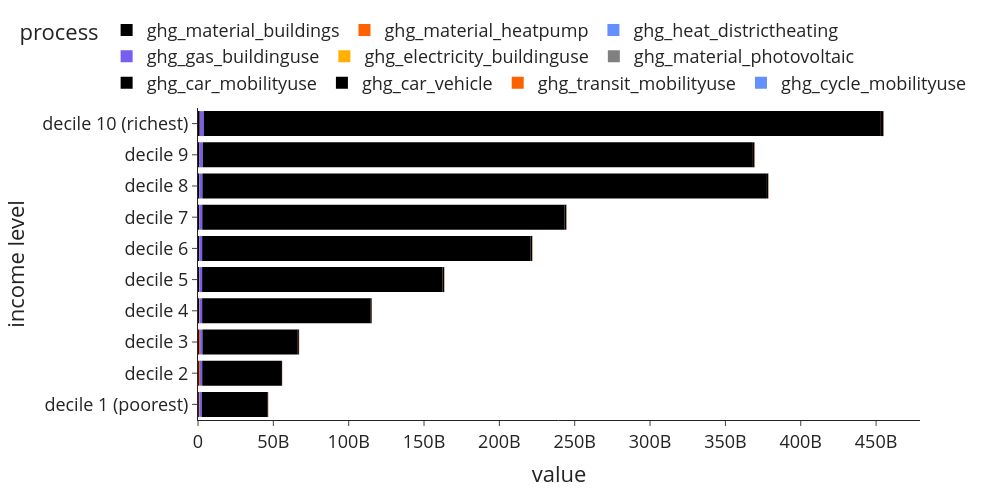

Source (notebook cell):
### Code cell
df = ghg_annual.multiply(use['n_hhd'], axis=0).groupby(level=0, sort=False).sum().unstack().reset_index()
    df.columns = ['process', 'income level', 'value']

    fig = px.bar(df, x='value', y='income level',color='process', 
                 #text=df['percentage'].apply(lambda x: '{0:.1%}'.format(x)), 
                 #labels={'value':'Carbon footprint of EU construction in '+str(iot_year)+' [Mt CO<sub>2</sub>]', 'subsector':''}, 
                 template='simple_white', 
             color_discrete_sequence=colors) 
    #fig.update_traces(textposition='inside')
    fig.update_layout(width=1000, height=500, 
                      #xaxis_tickformat = '.0%',
                      font=dict(size=18),
                      legend=dict(
        orientation="h",
        #entrywidth=70,
        yanchor="bottom",
        y=1.02,
        xanchor="left",
        x=-0.25
    ))
    fig.update_traces(marker_line_width=0)

### Figure 1 — Plotly figure (JSON) as saved in the notebook; plotly's stock layout.template omitted (floating-point values rounded to 4 significant figures)
{"data": [{"alignmentgroup": "True", "hovertemplate": "process=ghg_material_buildings<br>value=%{x}<br>income level=%{y}<extra></extra>", "legendgroup": "ghg_material_buildings", "marker": {"color": "#000000", "line": {"width": 0}, "pattern": {"shape": ""}}, "name": "ghg_material_buildings", "offsetgroup": "ghg_material_buildings", "orientation": "h", "showlegend": true, "textposition": "auto", "type": "bar", "x": [591700000.0, 599600000.0, 632100000.0, 712400000.0, 749300000.0, 787300000.0, 829400000.0, 873600000.0, 939900000.0, 1148000000.0], "xaxis": "x", "y": ["decile 1 (poorest)", "decile 2", "decile 3", "decile 4", "decile 5", "decile 6", "decile 7", "decile 8", "decile 9", "decile 10 (richest)"], "yaxis": "y"}, {"alignmentgroup": "True", "hovertemplate": "process=ghg_material_heatpump<br>value=%{x}<br>income level=%{y}<extra></extra>", "legendgroup": "ghg_material_heatpump", "marker": {"color": "#fe6100", "line": {"width": 0}, "pattern": {"shape": ""}}, "name": "ghg_material_heatpump", "offsetgroup": "ghg_material_heatpump", "orientation": "h", "showlegend": true, "textposition": "auto", "type": "bar", "x": [392236140, 674100000.0, 768819285, 293150490, 188943300, 114023475, 87150000.0, 71147880, 89960000.0, 111554985], "xaxis": "x", "y": ["decile 1 (poorest)", "decile 2", "decile 3", "decile 4", "decile 5", "decile 6", "decile 7", "decile 8", "decile 9", "decile 10 (richest)"], "yaxis": "y"}, {"alignmentgroup": "True", "hovertemplate": "process=ghg_heat_districtheating<br>value=%{x}<br>income level=%{y}<extra></extra>", "legendgroup": "ghg_heat_districtheating", "marker": {"color": "#648fff", "line": {"width": 0}, "pattern": {"shape": ""}}, "name": "ghg_heat_districtheating", "offsetgroup": "ghg_heat_districtheating", "orientation": "h", "showlegend": true, "textposition": "auto", "type": "bar", "x": [6612.0, 5634.0, 4887.0, 4971.0, 5302.0, 5858.0, 6418.0, 7154.0, 8266.0, 8672.0], "xaxis": "x", "y": ["decile 1 (poorest)", "decile 2", "decile 3", "decile 4", "decile 5", "decile 6", "decile 7", "decile 8", "decile 9", "decile 10 (richest)"], "yaxis": "y"}, {"alignmentgroup": "True", "hovertemplate": "process=ghg_gas_buildinguse<br>value=%{x}<br>income level=%{y}<extra></extra>", "legendgroup": "ghg_gas_buildinguse", "marker": {"color": "#785ef0", "line": {"width": 0}, "pattern": {"shape": ""}}, "name": "ghg_gas_buildinguse", "offsetgroup": "ghg_gas_buildinguse", "orientation": "h", "showlegend": true, "textposition": "auto", "type": "bar", "x": [1519000000.0, 1497000000.0, 1542000000.0, 1726000000.0, 1779000000.0, 1828000000.0, 1890000000.0, 1959000000.0, 2068000000.0, 2497000000.0], "xaxis": "x", "y": ["decile 1 (poorest)", "decile 2", "decile 3", "decile 4", "decile 5", "decile 6", "decile 7", "decile 8", "decile 9", "decile 10 (richest)"], "yaxis": "y"}, {"alignmentgroup": "True", "hovertemplate": "process=ghg_electricity_buildinguse<br>value=%{x}<br>income level=%{y}<extra></extra>", "legendgroup": "ghg_electricity_buildinguse", "marker": {"color": "#ffb000", "line": {"width": 0}, "pattern": {"shape": ""}}, "name": "ghg_electricity_buildinguse", "offsetgroup": "ghg_electricity_buildinguse", "orientation": "h", "showlegend": true, "textposition": "auto", "type": "bar", "x": [665.8, 657.1, 673.4, 765.6, 805.9, 841.0, 867.5, 898.0, 942.6, 1091.0], "xaxis": "x", "y": ["decile 1 (poorest)", "decile 2", "decile 3", "decile 4", "decile 5", "decile 6", "decile 7", "decile 8", "decile 9", "decile 10 (richest)"], "yaxis": "y"}, {"alignmentgroup": "True", "hovertemplate": "process=ghg_material_photovoltaic<br>value=%{x}<br>income level=%{y}<extra></extra>", "legendgroup": "ghg_material_photovoltaic", "marker": {"color": "#808080", "line": {"width": 0}, "pattern": {"shape": ""}}, "name": "ghg_material_photovoltaic", "offsetgroup": "ghg_material_photovoltaic", "orientation": "h", "showlegend": true, "textposition": "auto", "type": "bar", "x": [8052000.0, 9341000.0, 10420000.0, 14280000.0, 17600000.0, 21360000.0, 25320000.0, 29120000.0, 34410000.0, 40750000.0], "xaxis": "x", "y": ["decile 1 (poorest)", "decile 2", "decile 3", "decile 4", "decile 5", "decile 6", "decile 7", "decile 8", "decile 9", "decile 10 (richest)"], "yaxis": "y"}, {"alignmentgroup": "True", "hovertemplate": "process=ghg_car_mobilityuse<br>value=%{x}<br>income level=%{y}<extra></extra>", "legendgroup": "ghg_car_mobilityuse", "marker": {"color": "#000000", "line": {"width": 0}, "pattern": {"shape": ""}}, "name": "ghg_car_mobilityuse", "offsetgroup": "ghg_car_mobilityuse", "orientation": "h", "showlegend": true, "textposition": "auto", "type": "bar", "x": [43460000000.0, 52360000000.0, 63270000000.0, 111600000000.0, 159500000000.0, 217800000000.0, 240300000000.0, 374100000000.0, 364600000000.0, 449400000000.0], "xaxis": "x", "y": ["decile 1 (poorest)", "decile 2", "decile 3", "decile 4", "decile 5", "decile 6", "decile 7", "decile 8", "decile 9", "decile 10 (richest)"], "yaxis": "y"}, {"alignmentgroup": "True", "hovertemplate": "process=ghg_car_vehicle<br>value=%{x}<br>income level=%{y}<extra></extra>", "legendgroup": "ghg_car_vehicle", "marker": {"color": "#000000", "line": {"width": 0}, "pattern": {"shape": ""}}, "name": "ghg_car_vehicle", "offsetgroup": "ghg_car_vehicle", "orientation": "h", "showlegend": true, "textposition": "auto", "type": "bar", "x": [488400000.0, 604700000.0, 732300000.0, 976500000.0, 1087000000.0, 1225000000.0, 1284000000.0, 1420000000.0, 1540000000.0, 1738000000.0], "xaxis": "x", "y": ["decile 1 (poorest)", "decile 2", "decile 3", "decile 4", "decile 5", "decile 6", "decile 7", "decile 8", "decile 9", "decile 10 (richest)"], "yaxis": "y"}, {"alignmentgroup": "True", "hovertemplate": "process=ghg_transit_mobilityuse<br>value=%{x}<br>income level=%{y}<extra></extra>", "legendgroup": "ghg_transit_mobilityuse", "marker": {"color": "#fe6100", "line": {"width": 0}, "pattern": {"shape": ""}}, "name": "ghg_transit_mobilityuse", "offsetgroup": "ghg_transit_mobilityuse", "orientation": "h", "showlegend": true, "textposition": "auto", "type": "bar", "x": [167900000.0, 142200000.0, 196300000.0, 146000000.0, 177300000.0, 239800000.0, 212800000.0, 195300000.0, 308700000.0, 232900000.0], "xaxis": "x", "y": ["decile 1 (poorest)", "decile 2", "decile 3", "decile 4", "decile 5", "decile 6", "decile 7", "decile 8", "decile 9", "decile 10 (richest)"], "yaxis": "y"}, {"alignmentgroup": "True", "hovertemplate": "process=ghg_cycle_mobilityuse<br>value=%{x}<br>income level=%{y}<extra></extra>", "legendgroup": "ghg_cycle_mobilityuse", "marker": {"color": "#648fff", "line": {"width": 0}, "pattern": {"shape": ""}}, "name": "ghg_cycle_mobilityuse", "offsetgroup": "ghg_cycle_mobilityuse", "orientation": "h", "showlegend": true, "textposition": "auto", "type": "bar", "x": [80050000.0, 46010000.0, 51170000.0, 57660000.0, 60270000.0, 63670000.0, 68520000.0, 62260000.0, 73210000.0, 65850000.0], "xaxis": "x", "y": ["decile 1 (poorest)", "decile 2", "decile 3", "decile 4", "decile 5", "decile 6", "decile 7", "decile 8", "decile 9", "decile 10 (richest)"], "yaxis": "y"}], "layout": {"barmode": "relative", "font": {"size": 18}, "height": 500, "legend": {"orientation": "h", "title": {"text": "process"}, "tracegroupgap": 0, "x": -0.25, "xanchor": "left", "y": 1.02, "yanchor": "bottom"}, "margin": {"t": 60}, "width": 1000, "xaxis": {"anchor": "y", "domain": [0, 1], "title": {"text": "value"}}, "yaxis": {"anchor": "x", "domain": [0, 1], "title": {"text": "income level"}}}}
